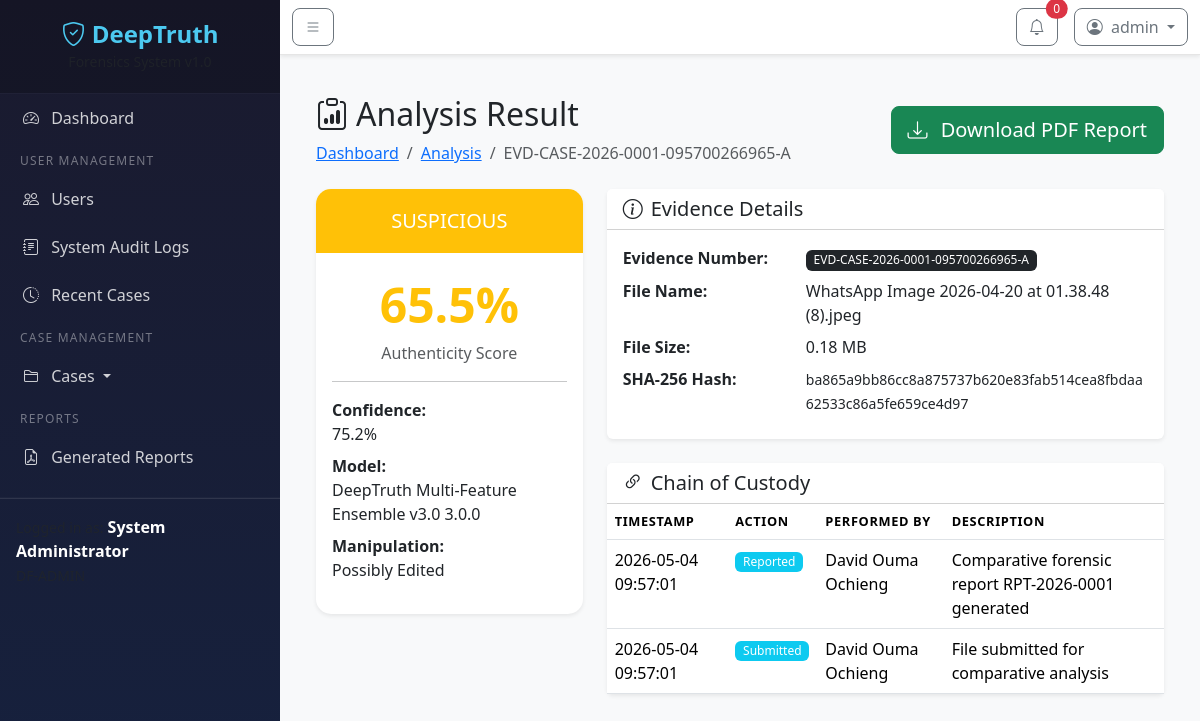
Screenshot of /analysis/result/1 (signed in) with the database file from the repository.
### models/user.py (models this page shows, shortened)
class User(UserMixin, db.Model):
    __tablename__ = 'users'
    id = db.Column(db.Integer, primary_key=True)
    email = db.Column(db.String(120), unique=True, nullable=False, index=True)
    username = db.Column(db.String(80), unique=True, nullable=False, index=True)
    password_hash = db.Column(db.String(256), nullable=False)
    full_name = db.Column(db.String(150), nullable=False)
    badge_number = db.Column(db.String(50), unique=True)
    role = db.Column(db.String(20), default='examiner')  # admin, examiner
    is_active = db.Column(db.Boolean, default=True)
    created_at = db.Column(db.DateTime, default=datetime.utcnow)
    last_login = db.Column(db.DateTime)
    last_logout = db.Column(db.DateTime)
    total_time_spent = db.Column(db.Integer, default=0)  # in seconds
    cases = db.relationship('Case', backref='investigator', lazy='dynamic')
    evidence_uploads = db.relationship('EvidenceFile', backref='uploader', lazy='dynamic',
                                       foreign_keys='EvidenceFile.uploaded_by')
    custody_actions = db.relationship('ChainOfCustody', backref='performer', lazy='dynamic',
                                      foreign_keys='ChainOfCustody.performed_by')
    generated_reports = db.relationship('PDFReport', backref='generator', lazy='dynamic',
                                        foreign_keys='PDFReport.generated_by')
    audit_logs = db.relationship('AuditLog', backref='user', lazy='dynamic')

### models/evidence.py (models this page shows, shortened)
class EvidenceFile(db.Model):
    __tablename__ = 'evidence_files'
    id = db.Column(db.Integer, primary_key=True)
    case_id = db.Column(db.Integer, db.ForeignKey('cases.id'), nullable=False)
    evidence_number = db.Column(db.String(30), unique=True, nullable=False)
    original_filename = db.Column(db.String(255), nullable=False)
    stored_filename = db.Column(db.String(255), nullable=False)
    file_path = db.Column(db.String(500), nullable=False)
    file_size = db.Column(db.BigInteger)
    mime_type = db.Column(db.String(50))
    media_type = db.Column(db.String(10), default='video')  # 'video' or 'image'
    duration = db.Column(db.Float)
    resolution_width = db.Column(db.Integer)
    resolution_height = db.Column(db.Integer)
    frame_rate = db.Column(db.Float)
    video_codec = db.Column(db.String(50))
    audio_codec = db.Column(db.String(50))
    sha256_hash = db.Column(db.String(64), nullable=False)
    md5_hash = db.Column(db.String(32))
    hash_timestamp = db.Column(db.DateTime, default=datetime.utcnow)
    metadata_json = db.Column(db.JSON)
    status = db.Column(db.String(20), default='pending')
    upload_timestamp = db.Column(db.DateTime, default=datetime.utcnow)
    uploaded_by = db.Column(db.Integer, db.ForeignKey('users.id'), nullable=False)
    custody_entries = db.relationship('ChainOfCustody', backref='evidence', lazy='dynamic')
    pdf_reports = db.relationship('PDFReport', backref='evidence', lazy='dynamic')

### models/analysis.py (models this page shows, shortened)
class AnalysisResult(db.Model):
    __tablename__ = 'analysis_results'
    id = db.Column(db.Integer, primary_key=True)
    evidence_id = db.Column(db.Integer, db.ForeignKey('evidence_files.id'), nullable=False)
    analysis_type = db.Column(db.String(30), nullable=False)  # single, comparative
    reference_evidence_id = db.Column(db.Integer, db.ForeignKey('evidence_files.id'), nullable=True)
    authenticity_score = db.Column(db.Float)
    classification = db.Column(db.String(30))
    manipulation_type = db.Column(db.String(50))
    confidence = db.Column(db.Float)
    feature_scores = db.Column(db.JSON)  # Individual feature scores
    comparison_data = db.Column(db.JSON)  # For comparative analysis
    flagged_frames = db.Column(db.JSON)
    result_json = db.Column(db.JSON)
    model_name = db.Column(db.String(100))
    model_version = db.Column(db.String(20))
    started_at = db.Column(db.DateTime)
    completed_at = db.Column(db.DateTime, default=datetime.utcnow)
    evidence = db.relationship('EvidenceFile', foreign_keys=[evidence_id],
                               backref=db.backref('analysis_results', lazy='dynamic'))
    reference_evidence = db.relationship('EvidenceFile', foreign_keys=[reference_evidence_id],
                                         backref=db.backref('referenced_by_analyses', lazy='dynamic'))

### models/chain_of_custody.py (models this page shows, shortened)
class ChainOfCustody(db.Model):
    __tablename__ = 'chain_of_custody'
    id = db.Column(db.Integer, primary_key=True)
    evidence_id = db.Column(db.Integer, db.ForeignKey('evidence_files.id'), nullable=False)
    action = db.Column(db.String(50), nullable=False)
    description = db.Column(db.Text)
    performed_by = db.Column(db.Integer, db.ForeignKey('users.id'), nullable=False)
    timestamp = db.Column(db.DateTime, default=datetime.utcnow)
    ip_address = db.Column(db.String(45))

### routes/analysis.py (the view)
@analysis_bp.route('/result/<int:evidence_id>')
@login_required
def view_result(evidence_id):
    evidence = EvidenceFile.query.get_or_404(evidence_id)
    if current_user.role != 'admin' and evidence.case.investigator_id != current_user.id:
        flash('Access denied.', 'danger')
        return redirect(url_for('dashboard.index'))
    analysis_result = AnalysisResult.query.filter_by(evidence_id=evidence.id).first()
    pdf_reports = PDFReport.query.filter_by(evidence_id=evidence.id).order_by(PDFReport.generated_at.desc()).all()
    custody_entries = ChainOfCustody.query.filter_by(evidence_id=evidence.id).order_by(ChainOfCustody.timestamp.desc()).all()
    return render_template('analysis/result.html',
                         evidence=evidence,
                         analysis_result=analysis_result,
                         pdf_reports=pdf_reports,
                         custody_entries=custody_entries)

### templates/analysis/result.html (shortened to what this page needs)
{% extends "base.html" %}
{% block content %}
<div class="container-fluid">
    <div class="d-flex justify-content-between align-items-center mb-4">
        <div>
            <h2><i class="bi bi-clipboard-data me-2"></i>Analysis Result</h2>
            <nav aria-label="breadcrumb">
                <ol class="breadcrumb mb-0">
                    <li class="breadcrumb-item"><a href="{{ url_for('dashboard.index') }}">Dashboard</a></li>
                    <li class="breadcrumb-item"><a href="{{ url_for('analysis.single_analysis') }}">Analysis</a></li>
                    <li class="breadcrumb-item active">{{ evidence.evidence_number }}</li>
                </ol>
            </nav>
        </div>
        <div>
            {% if pdf_reports and pdf_reports|length > 0 %}
            <a href="{{ url_for('analysis.download_report', report_id=pdf_reports[0].id) }}"
               class="btn btn-success btn-lg">
                <i class="bi bi-download me-2"></i> Download PDF Report
            </a>
            {% else %}
            <span class="badge bg-warning p-2">
                <i class="bi bi-exclamation-triangle me-1"></i> No report generated
            </span>
            {% endif %}
        </div>
    </div>
    {% if analysis_result %}
    <div class="row g-4">
        <div class="col-lg-4">
            <div class="card border-0 shadow-sm result-card">
                <div class="result-header text-center text-white
                    {% if analysis_result.classification == 'authentic' %}bg-success
                    {% elif analysis_result.classification == 'manipulated' %}bg-danger
                    {% else %}bg-warning{% endif %}">
                    <h5 class="mb-0">{{ analysis_result.classification|upper }}</h5>
                </div>
                <div class="card-body text-center">
                    <div class="result-score
                        {% if analysis_result.classification == 'authentic' %}text-success
                        {% elif analysis_result.classification == 'manipulated' %}text-danger
                        {% else %}text-warning{% endif %}">
                        {{ analysis_result.authenticity_score }}%
                    </div>
                    <p class="text-muted">Authenticity Score</p>
                    <hr>
                    <dl class="text-start">
                        <dt>Confidence:</dt>
                        <dd>{{ analysis_result.confidence }}%</dd>
                        <dt>Model:</dt>
                        <dd>{{ analysis_result.model_name }} {{ analysis_result.model_version }}</dd>
                        {% if analysis_result.manipulation_type %}
                        <dt>Manipulation:</dt>
                        <dd>{{ analysis_result.manipulation_type|replace('_', ' ')|title }}</dd>
                        {% endif %}
                    </dl>
                </div>
            </div>
        </div>
        <div class="col-lg-8">
            <div class="card border-0 shadow-sm mb-4">
                <div class="card-header bg-white">
                    <h5 class="mb-0"><i class="bi bi-info-circle me-2"></i>Evidence Details</h5>
                </div>
                <div class="card-body">
                    <dl class="row mb-0">
                        <dt class="col-sm-4">Evidence Number:</dt>
                        <dd class="col-sm-8"><span class="badge bg-dark">{{ evidence.evidence_number }}</span></dd>
                        <dt class="col-sm-4">File Name:</dt>
                        <dd class="col-sm-8">{{ evidence.original_filename }}</dd>
                        <dt class="col-sm-4">File Size:</dt>
                        <dd class="col-sm-8">{{ "%.2f"|format(evidence.file_size / (1024*1024)) if evidence.file_size else 'N/A' }} MB</dd>
                        <dt class="col-sm-4">SHA-256 Hash:</dt>
                        <dd class="col-sm-8"><small class="text-break">{{ evidence.sha256_hash }}</small></dd>
                    </dl>
                </div>
            </div>
            <div class="card border-0 shadow-sm">
                <div class="card-header bg-white">
                    <h5 class="mb-0"><i class="bi bi-link-45deg me-2"></i>Chain of Custody</h5>
                </div>
                <div class="card-body p-0">
                    <table class="table table-hover mb-0">
                        <thead>
                            <tr>
                                <th>Timestamp</th>
                                <th>Action</th>
                                <th>Performed By</th>
                                <th>Description</th>
                            </tr>
                        </thead>
                        <tbody>
                            {% for entry in custody_entries %}
                            <tr>
                                <td>{{ entry.timestamp.strftime('%Y-%m-%d %H:%M:%S') if entry.timestamp else 'N/A' }}</td>
                                <td><span class="badge bg-info">{{ entry.action|replace('_', ' ')|title }}</span></td>
                                <td>{{ entry.performer.full_name if entry.performer else 'SYSTEM' }}</td>
                                <td>{{ entry.description[:80] if entry.description else 'N/A' }}</td>
                            </tr>
                            {% endfor %}
                        </tbody>
                    </table>
                </div>
            </div>
        </div>
    </div>
    {% else %}
    <div class="alert alert-warning">
        <i class="bi bi-exclamation-triangle me-1"></i>
        No analysis results found for this evidence.
    </div>
    {% endif %}
</div>
{% endblock %}

### templates/base.html (shortened to what this page needs)
<!DOCTYPE html>
<html lang="en">
<head>
    <link href="https://cdn.jsdelivr.net/npm/bootstrap@5.3.2/dist/css/bootstrap.min.css" rel="stylesheet">
    <link href="https://cdn.jsdelivr.net/npm/bootstrap-icons@1.11.1/font/bootstrap-icons.css" rel="stylesheet">
    <link href="{{ url_for('static', filename='css/style.css') }}" rel="stylesheet">
</head>
<body>
    <div class="wrapper">
        <nav id="sidebar" class="sidebar">
            <div class="sidebar-header text-center">
                <h4 class="mb-0">
                    <i class="bi bi-shield-check"></i> DeepTruth
                </h4>
                <small class="text-muted">Forensics System v1.0</small>
            </div>
            <hr class="sidebar-divider">
            <ul class="list-unstyled components">
    <li class="{% if request.endpoint == 'dashboard.index' or request.endpoint == 'dashboard.admin_dashboard' %}active{% endif %}">
        <a href="{{ url_for('dashboard.index') }}">
            <i class="bi bi-speedometer2 me-2"></i> Dashboard
        </a>
    </li>
    {% if current_user.role == 'admin' %}
    <li class="sidebar-heading"><span>User Management</span></li>
    <li class="{% if 'admin.users' in request.endpoint %}active{% endif %}">
        <a href="{{ url_for('admin.users_list') }}">
            <i class="bi bi-people me-2"></i> Users
        </a>
    </li>
    <li class="{% if 'admin.audit_logs' in request.endpoint %}active{% endif %}">
        <a href="{{ url_for('admin.audit_logs') }}">
            <i class="bi bi-journal-text me-2"></i> System Audit Logs
        </a>
    </li>
    <li class="{% if 'admin.recent_cases' in request.endpoint %}active{% endif %}">
        <a href="{{ url_for('admin.recent_cases') }}">
            <i class="bi bi-clock-history me-2"></i> Recent Cases
        </a>
    </li>
    {% endif %}
    <li class="sidebar-heading"><span>Case Management</span></li>
    <li class="{% if 'cases' in request.endpoint %}active{% endif %}">
        <a href="#casesSubmenu" data-bs-toggle="collapse" aria-expanded="{% if 'cases' in request.endpoint %}true{% else %}false{% endif %}" class="dropdown-toggle">
            <i class="bi bi-folder2 me-2"></i> Cases
        </a>
    </li>
    <li class="sidebar-heading"><span>Reports</span></li>
    <li class="{% if 'reports' in request.endpoint %}active{% endif %}">
        <a href="{{ url_for('reports.list_reports') }}">
            <i class="bi bi-file-earmark-pdf me-2"></i> Generated Reports
        </a>
    </li>
</ul>
            <hr class="sidebar-divider">
            <div class="sidebar-footer p-3">
                <div class="user-info">
                    <small class="text-muted">Logged in as:</small>
                    <strong>{{ current_user.full_name }}</strong>
                    <br>
                    <small class="text-muted">{{ current_user.badge_number or 'No Badge' }}</small>
                </div>
            </div>
        </nav>
        <div id="content">
            <nav class="navbar navbar-expand-lg navbar-light bg-white shadow-sm">
                <div class="container-fluid">
                    <button type="button" id="sidebarCollapse" class="btn btn-outline-secondary">
                        <i class="bi bi-list"></i>
                    </button>
                    <div class="ms-auto d-flex align-items-center">
                        <div class="dropdown me-3">
                            <button class="btn btn-outline-secondary position-relative" type="button" data-bs-toggle="dropdown">
                                <i class="bi bi-bell"></i>
                                <span class="position-absolute top-0 start-100 translate-middle badge rounded-pill bg-danger">
                                    0
                                </span>
                            </button>
                        </div>
                        <div class="dropdown">
                            <button class="btn btn-outline-secondary dropdown-toggle" type="button" data-bs-toggle="dropdown">
                                <i class="bi bi-person-circle me-1"></i> {{ current_user.username }}
                            </button>
                        </div>
                    </div>
                </div>
            </nav>
            <div class="container-fluid p-4">
                {% block content %}{% endblock %}
            </div>
        </div>
    </div>
</body>
</html>

### rows the page displays
User: full_name "System Administrator", username "admin"
EvidenceFile: evidence_number "EVD-CASE-2026-0001-095700266965-A", original_filename "WhatsApp Image 2026-04-20 at 01.38.48 (8).jpeg", file_size "0.18", sha256_hash "ba865a9bb86cc8a875737b620e83fab514cea8fbdaa62533c86a5fe659ce4d97"
AnalysisResult: classification "SUSPICIOUS", authenticity_score "65.5", confidence "75.2", model_name "DeepTruth Multi-Feature Ensemble v3.0", model_version "3.0.0", manipulation_type "Possibly Edited"
ChainOfCustody: timestamp "2026-05-04 09:57:01", action "Reported", performer "David Ouma Ochieng", description "Comparative forensic report RPT-2026-0001 generated"
ChainOfCustody: timestamp "2026-05-04 09:57:01", action "Submitted", performer "David Ouma Ochieng", description "File submitted for comparative analysis"
